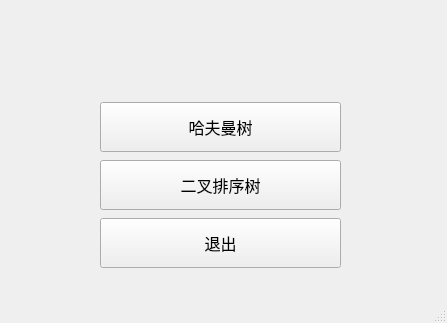
<?xml version="1.0" encoding="UTF-8"?>
<ui version="4.0">
 <class>MainWindow</class>
 <widget class="QMainWindow" name="MainWindow">
  <property name="geometry">
   <rect>
    <x>0</x>
    <y>0</y>
    <width>447</width>
    <height>323</height>
   </rect>
  </property>
  <property name="windowTitle">
   <string>MainWindow</string>
  </property>
  <widget class="QWidget" name="centralwidget">
   <widget class="QWidget" name="verticalLayoutWidget">
    <property name="geometry">
     <rect>
      <x>100</x>
      <y>100</y>
      <width>241</width>
      <height>171</height>
     </rect>
    </property>
    <layout class="QVBoxLayout" name="verticalLayout" stretch="2,2,2">
     <item>
      <widget class="QPushButton" name="huffButton">
       <property name="minimumSize">
        <size>
         <width>0</width>
         <height>50</height>
        </size>
       </property>
       <property name="font">
        <font>
         <pointsize>12</pointsize>
        </font>
       </property>
       <property name="text">
        <string>哈夫曼树</string>
       </property>
      </widget>
     </item>
     <item>
      <widget class="QPushButton" name="bstButton">
       <property name="minimumSize">
        <size>
         <width>0</width>
         <height>50</height>
        </size>
       </property>
       <property name="font">
        <font>
         <pointsize>12</pointsize>
        </font>
       </property>
       <property name="text">
        <string>二叉排序树</string>
       </property>
      </widget>
     </item>
     <item>
      <widget class="QPushButton" name="exitButton">
       <property name="minimumSize">
        <size>
         <width>0</width>
         <height>50</height>
        </size>
       </property>
       <property name="font">
        <font>
         <pointsize>12</pointsize>
        </font>
       </property>
       <property name="text">
        <string>退出</string>
       </property>
      </widget>
     </item>
    </layout>
   </widget>
  </widget>
  <widget class="QMenuBar" name="menubar">
   <property name="geometry">
    <rect>
     <x>0</x>
     <y>0</y>
     <width>447</width>
     <height>21</height>
    </rect>
   </property>
  </widget>
  <widget class="QStatusBar" name="statusbar"/>
 </widget>
 <resources/>
 <connections>
  <connection>
   <sender>bstButton</sender>
   <signal>clicked()</signal>
   <receiver>MainWindow</receiver>
   <slot>close()</slot>
   <hints>
    <hint type="sourcelabel">
     <x>230</x>
     <y>210</y>
    </hint>
    <hint type="destinationlabel">
     <x>330</x>
     <y>178</y>
    </hint>
   </hints>
  </connection>
  <connection>
   <sender>exitButton</sender>
   <signal>clicked()</signal>
   <receiver>MainWindow</receiver>
   <slot>close()</slot>
   <hints>
    <hint type="sourcelabel">
     <x>172</x>
     <y>245</y>
    </hint>
    <hint type="destinationlabel">
     <x>44</x>
     <y>234</y>
    </hint>
   </hints>
  </connection>
  <connection>
   <sender>huffButton</sender>
   <signal>clicked()</signal>
   <receiver>MainWindow</receiver>
   <slot>close()</slot>
   <hints>
    <hint type="sourcelabel">
     <x>173</x>
     <y>176</y>
    </hint>
    <hint type="destinationlabel">
     <x>86</x>
     <y>116</y>
    </hint>
   </hints>
  </connection>
 </connections>
</ui>
